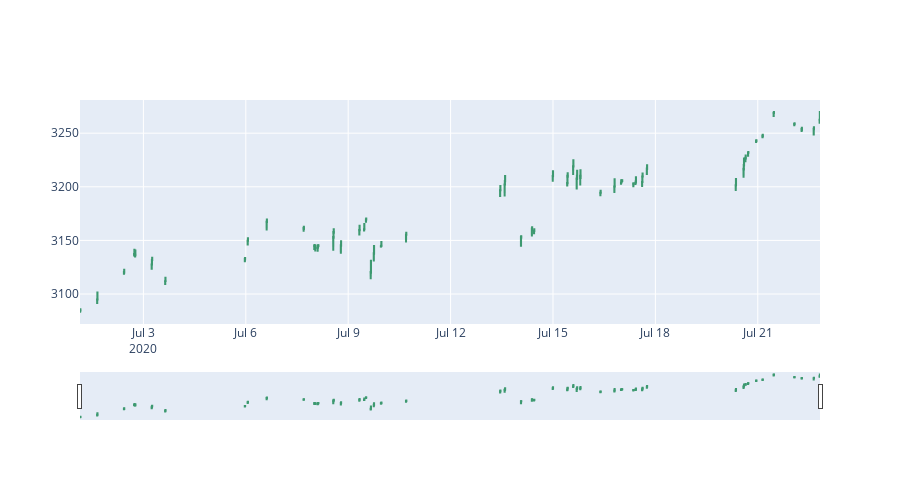

The notebook cell saved with this chart:
### Code cell
# filter for you PLOTLY graph

fig = go.Figure(data=go.Candlestick(x=tmp_df.index,
                    open=tmp_df['Open'],
                    high=tmp_df['High'],
                    low=tmp_df['Low'],
                    close=tmp_df['Close']))
fig.update_layout(height=500)
fig.show()
